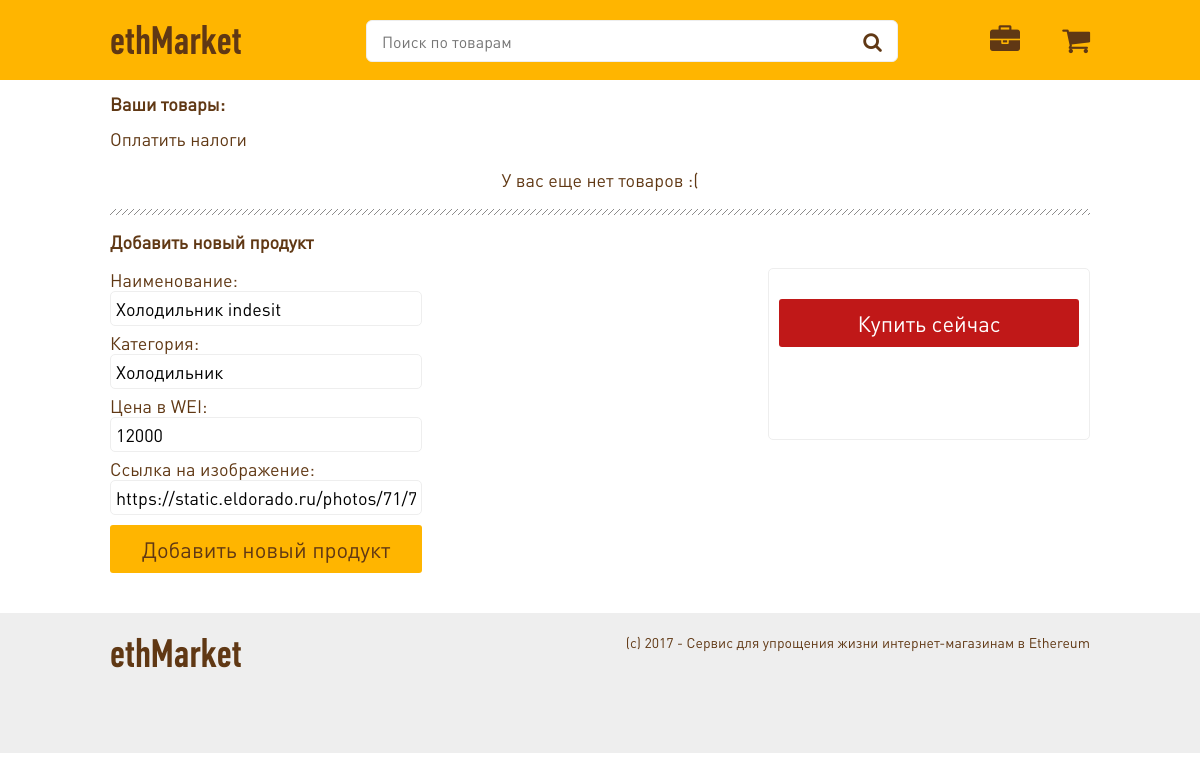
Page /merchant/0x9b41607ca86bb47357941db8a5685ac16862a7f5 on the earlier database version.
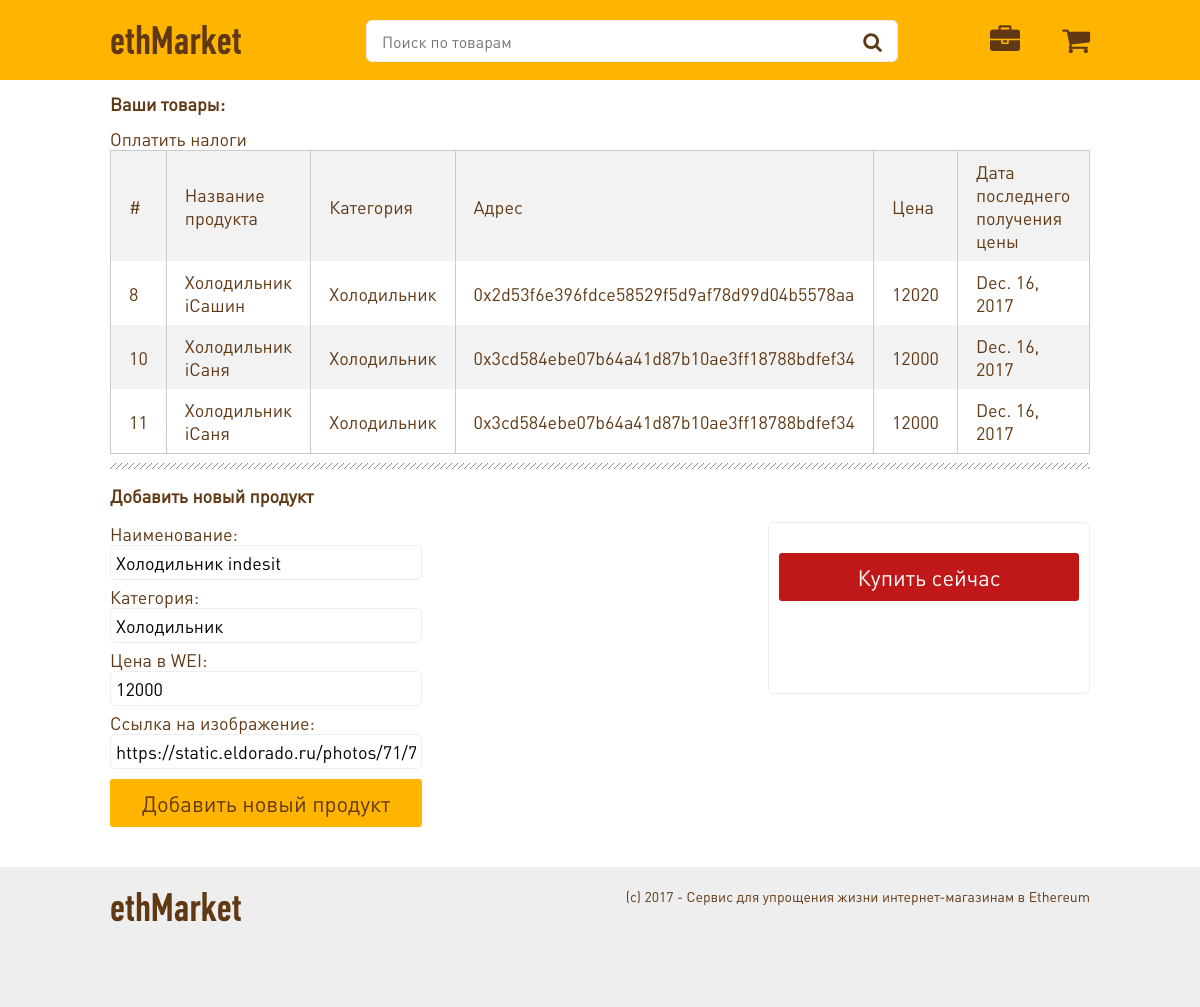
Same page on the later database version.
### main/models.py (models this page shows, shortened)
class Products(models.Model):
    address = models.CharField(max_length=255)
    name = models.CharField(max_length=255)
    image = models.CharField(max_length=255)
    category = models.ForeignKey(Categories, on_delete=models.CASCADE)
    owner = models.ForeignKey(EthUsers, on_delete=models.CASCADE)
    price = models.IntegerField()
    last_price_date = models.DateField()

class Categories(models.Model):
    name = models.CharField(max_length=42)

### main/views.py (the view)
# urls.py: url(r'^merchant/(?P<user_address>\w+)$', views.merchantHistory),
def merchantHistory(request, user_address):
    user, created = EthUsers.objects.get_or_create(address=user_address)
    products = Products.objects.filter(owner=user)
    context = {
        'user':user,
        'products':products
    }
    return render(request, 'merchant_history.html', context)

### main/templates/merchant_history.html (shortened to what this page needs)
{% extends 'base.html' %}
{% block content %}
<div class="table">
    <div class="wrapper">
        <h1>Ваши товары:</h1>
        <div  class="payNalog">Оплатить налоги</div>
        {% if products %}
        <table>
            <tr>
                <td>#</td>
                <td>Название продукта</td>
                <td>Категория</td>
                <td>Адрес</td>
                <td>Цена</td>
                <td>Дата последнего получения цены</td>
            </tr>
            {% for product in products %}
            <tr>
                <td scope="row">{{product.id}}</td>
                <td>{{product.name}}</td>
                <td>{{product.category.name}}</td>
                <td>{{product.address}}</td>
                <td>{{product.price}}</td>
                <td>{{product.last_price_date}}</td>
            </tr>
            {% endfor %}
        </table>
        {% else %}
            <p style="text-align:center">У вас еще нет товаров :(</p>
        {% endif %}
        <hr>
        <h2>Добавить новый продукт</h2>
        <div class="flex">
            <div class="inputs">
                <div class="title">Наименование:</div>
                <input type="text" name="name" value="Холодильник indesit" required/>
                <div class="title">Категория:</div>
                <input type="text" name="category" value="Холодильник" required/>
                <div class="title">Цена в WEI:</div>
                <input type="text" name="price" value="12000" required/>
                <div class="title">Ссылка на изображение:</div>
                <input type="text" name="image" value="https://static.eldorado.ru/photos/71/713/459/65/new_71345965_l_1499474224.jpeg/resize/500x375/" required/>
                <a href="#" class="btn new_product">Добавить новый продукт</a>
            </div>
            <div class="preview">
                <div class="product">
                  <a href="#" class="product__button">Купить сейчас</a>
                </div>
            </div>
        </div>
    </div>
</div>
{% endblock %}

Differences in the rows shown:
added Products: id "8", name "Холодильник iСашин", category.name "Холодильник", address "0x2d53f6e396fdce58529f5d9af78d99d04b5578aa", price "12020", last_price_date "Dec. 16, 2017"
added Products: id "10", name "Холодильник iСаня", category.name "Холодильник", address "0x3cd584ebe07b64a41d87b10ae3ff18788bdfef34", price "12000", last_price_date "Dec. 16, 2017"
added Products: id "11", name "Холодильник iСаня", category.name "Холодильник", address "0x3cd584ebe07b64a41d87b10ae3ff18788bdfef34", price "12000", last_price_date "Dec. 16, 2017"
Other differences:
text no longer shown: "У вас еще нет товаров :("
text now shown: "# Название продукта Категория Адрес Цена Дата последнего получения цены"
